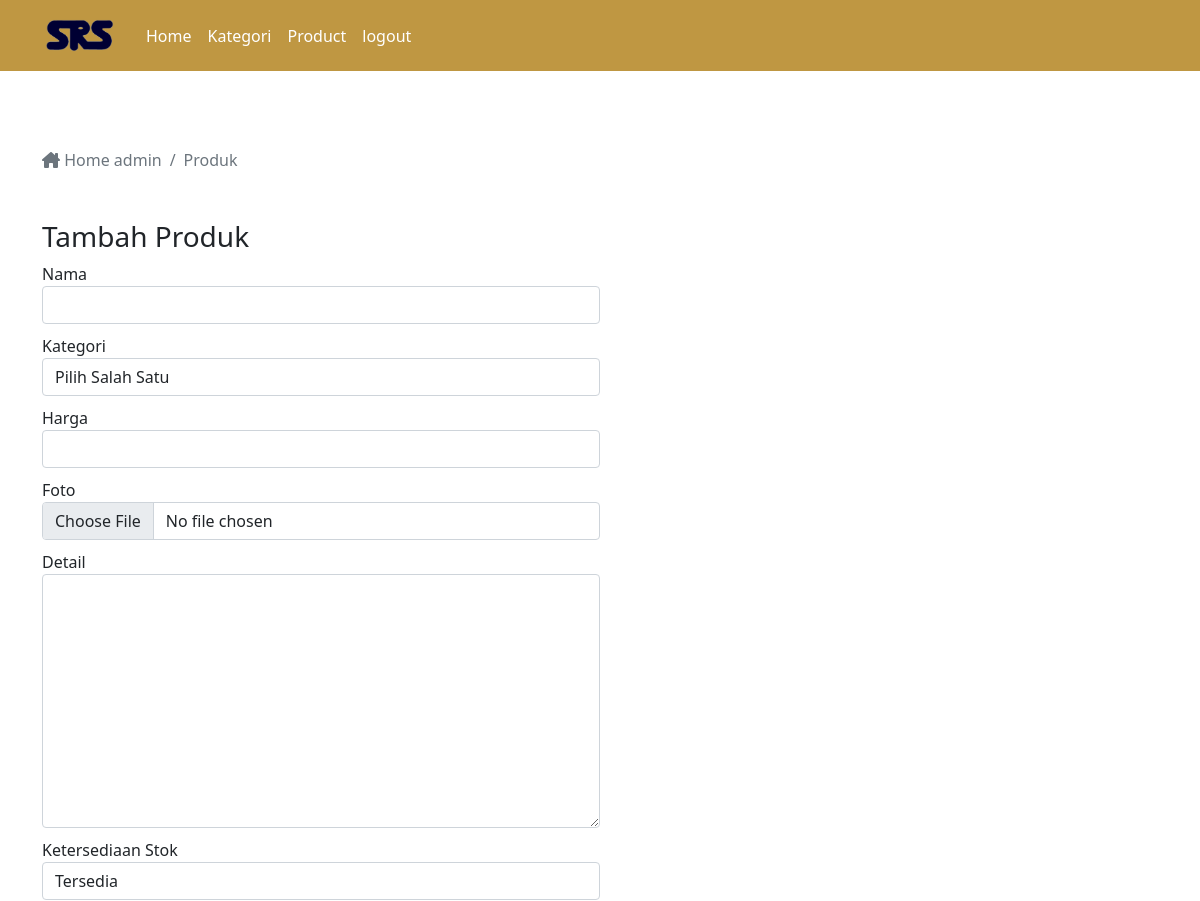
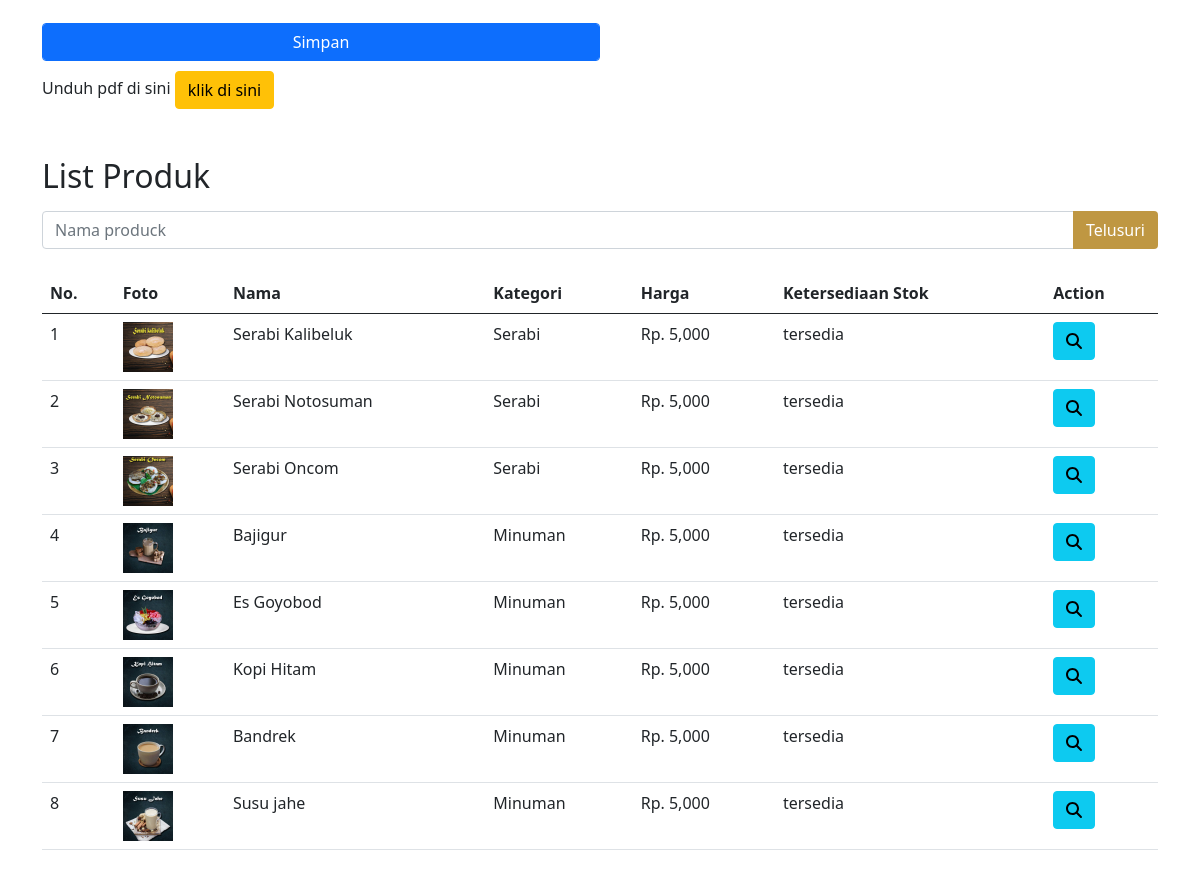
Screenshot of /adminpanel/product.php with the database file from the repository (2 pictures, top to bottom).
### tables this page shows
CREATE TABLE `produck` (
  `id` int NOT NULL,
  `kategori_id` int NOT NULL,
  `nama` varchar(100) NOT NULL,
  `harga` double NOT NULL,
  `foto` varchar(255) DEFAULT NULL,
  `detail` text,
  `ketersediaan_stok` enum('habis','tersedia') DEFAULT 'tersedia'
);

CREATE TABLE `kategori` (
  `id` int NOT NULL,
  `nama` varchar(100) NOT NULL
);

### adminpanel/product.php (the view, shortened to what this page needs)
<?php
require "function/db.php";
$queryProduk = mysqli_query($link, "SELECT a.*, b.nama AS nama_kategori FROM produck a JOIN kategori b ON a.kategori_id = b.id");
$jumlahProduk = mysqli_num_rows($queryProduk);
?>
<!DOCTYPE html>
<html lang="en">
<head>
    <link href="https://cdn.jsdelivr.net/npm/bootstrap@5.0.2/dist/css/bootstrap.min.css" rel="stylesheet">
    <link rel="stylesheet" href="../css/admin.css">
</head>
<body >
   <?php require "navbaradmin.php"; ?>
   <div class="container mt-5 produk">
        <nav aria-label="breadcrumb">
                    <ol class="breadcrumb">
                        <li class="breadcrumb-item active" aria-current="page">
                            <a href="../adminpanel/index.php" class="no-decoration text-muted"><i class="fa-solid fa-house-chimney">
                            </i> Home admin</a>
                    </li>
                <li class="breadcrumb-item active" aria-current="page">
                    Produk
                </li>
            </ol>
        </nav>
        <div class="my-5 col-12 col-md-6">
            <h3>Tambah Produk</h3>
            <form action="" method="post" enctype="multipart/form-data">
            <div>
                    <label for="nama">Nama</label>
                    <input type="text" id="nama" name="nama" class="form-control" autocomplete="off" required>
                </div>
                <div>
                    <label for="kategori">Kategori</label>
                    <select name="kategori" id="kategori" class="form-control" required>
                    <option value="">Pilih Salah Satu</option>
                    </select>
                </div>
            <div>
                <label for="harga">Harga</label>
                <input type="number" name="harga" class="form-control" required>
            </div>
            <div>
                <label for="foto">Foto</label>
                <input type="file" name="foto" id="foto" class="form-control">
            </div>
            <div>
                <label for="detail">Detail</label>
                <textarea name="detail" id="detail" cols="30" rows="10" class="form-control"></textarea>
            </div>
            <div>
                <label for="ketersediaan_stok">Ketersediaan Stok</label>
                <select name="ketersediaan_stok" id="ketersediaan_stok" class="form-control">
                    <option value="tersedia">Tersedia</option>
                </select>
            </div>
            <div class="mt-4">
                <button type="submit" class="btn btn-primary form-control" name="simpan">Simpan</button>
            </div>
            </form>
            <div class="mt-2 pdf">
                <label for="pdf">Unduh pdf di sini </label>
                <a href="cetakpdf.php" class="btn btn-warning" > klik di sini</a>
            </div>
        </div>
        <div class="mt-5" id="invoice">
            <h2>List Produk</h2>
            <form method="get" action="product.php">
                <div class="input-group my-3">
                    <input type="search" id="keyword" class="form-control" placeholder="Nama produck" aria-label="Recipient's username" aria-describedby="basic-addon2" name="keyword">
                    <button type="submit" id="tombol_cari" class="btn warna3 text-white"> Telusuri</button>
                </div>
            </form>
        <div class="table-responsive mt-4 mb-5">
            <table class="table" id="container">
                <thead>
                        <tr>
                            <th>No.</th>
                            <th>Foto</th>
                            <th>Nama</th>
                            <th>Kategori</th>
                            <th>Harga</th>
                            <th>Ketersediaan Stok</th>
                            <th>Action</th>
                        </tr>
                </thead>
                <tbody>
                    <?php
                    if($jumlahProduk==0){
                    ?>
                        <tr>
                            <td colspan=7 class="text-center">Data Produk Tidak Ada</td>
                        </tr>
                    <?php
                    }
                    else {
                        $jumlah = 1;
                        while($data = mysqli_fetch_array($queryProduk)){
                    ?>
                            <tr>
                                <td><?= $jumlah; ?></td>
                                <td><img src="../img/image/<?php echo $data['foto']; ?>" width="50"></td>
                                <td><?php echo $data['nama']; ?></td>
                                <td><?php echo $data['nama_kategori']; ?></td>
                                <td>Rp. <?php echo number_format($data['harga']); ?></td>
                                <td><?php echo $data['ketersediaan_stok']; ?></td>
                                <td>
                                    <a href="produk-detail.php?q=<?php echo $data['id'];?>" class="btn btn-info"><i class="fas fa-search"></i></a>
                                </td>
                            </tr>
                    <?php
                            $jumlah++;
                        }
                    }
                    ?>
                </tbody>
            </table>
        </div>
    </div>
</div>
</body>
</html>

### css/admin.css (style rules this page uses)
.warna3 { background-color:#BF9742 ; }

### adminpanel/product.php (style rules this page uses)
.no-decoration { text-decoration: none; }
form div { margin-bottom: 10px; }
.produk { padding-top: 100px; padding-bottom: 50px; }
.pdf a { text-decoration: none; color: black; }

### rows the page displays
produck: foto (picture), nama "Serabi Kalibeluk", kategori.nama "Serabi", harga "5,000", ketersediaan_stok "tersedia"
produck: foto (picture), nama "Serabi Notosuman", kategori.nama "Serabi", harga "5,000", ketersediaan_stok "tersedia"
produck: foto (picture), nama "Serabi Oncom", kategori.nama "Serabi", harga "5,000", ketersediaan_stok "tersedia"
produck: foto (picture), nama "Bajigur", kategori.nama "Minuman", harga "5,000", ketersediaan_stok "tersedia"
produck: foto (picture), nama "Es Goyobod", kategori.nama "Minuman", harga "5,000", ketersediaan_stok "tersedia"
produck: foto (picture), nama "Kopi Hitam", kategori.nama "Minuman", harga "5,000", ketersediaan_stok "tersedia"
produck: foto (picture), nama "Bandrek", kategori.nama "Minuman", harga "5,000", ketersediaan_stok "tersedia"
produck: foto (picture), nama "Susu jahe", kategori.nama "Minuman", harga "5,000", ketersediaan_stok "tersedia"
